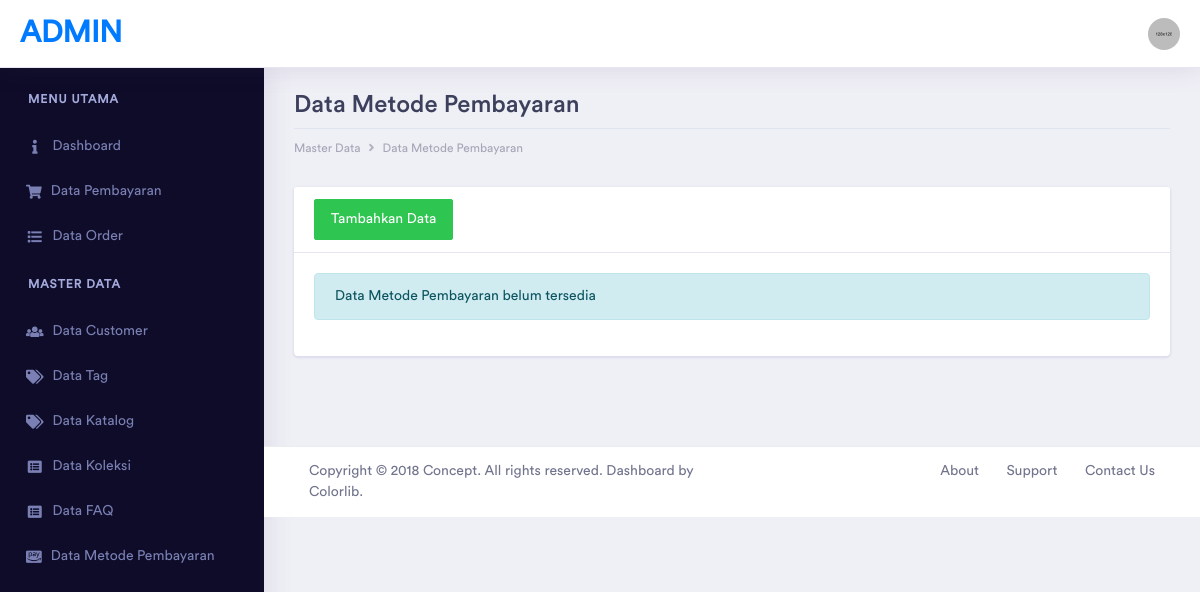
Page /index.php/methodpayment/list on the earlier database version.
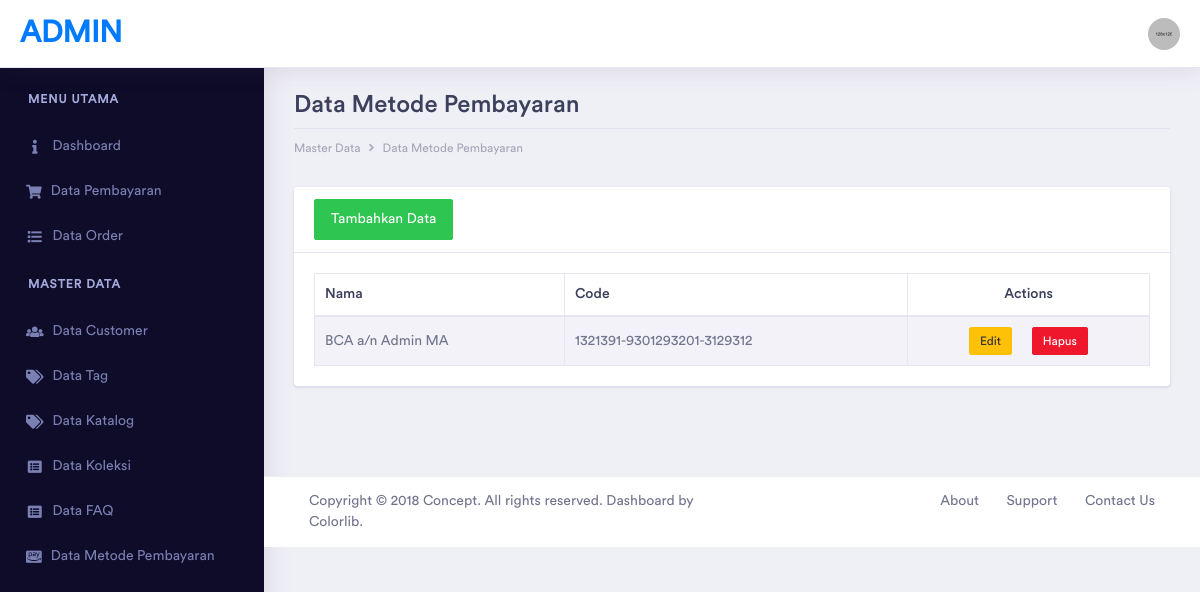
Same page on the later database version.
### tables this page shows
CREATE TABLE IF NOT EXISTS `paymentmethods` (
  `id` int(11) NOT NULL AUTO_INCREMENT,
  `code` varchar(255) DEFAULT NULL,
  `name` varchar(255) DEFAULT NULL,
  `description` text,
  PRIMARY KEY (`id`)
);

### application/controllers/MethodPayment.php (called while the page is built, shortened)
<?php
class MethodPayment extends CI_Controller
{
	public function __construct()
	{
		$this->load->model('MethodPayment_Model', 'MethodPayment');
	}
	public function list()
	{
		$data['title'] = "Metode Pembayaran";
		$data['methodPayments'] = $this->MethodPayment->getAll();
		$this->form_validation->set_rules('nama', 'Nama Metode Pembayaran', 'required|trim');
		$this->form_validation->set_rules('code', 'Kode', 'trim');
		if ($this->form_validation->run() == FALSE) {
			$this->load->view('templates/admin_header', $data);
			$this->load->view('admin/methodpayments');
			$this->load->view('templates/admin_footer');
		}
	}
}

### index.php (called while the page is built, shortened)
<?php
require_once BASEPATH.'core/CodeIgniter.php';

### application/models/MethodPayment_Model.php (called while the page is built, shortened)
<?php
class MethodPayment_Model extends CI_Model
{
	public function getAll()
	{
		return $this->db->get($this::TABLE)->result_object();
	}
}

### application/views/admin/methodpayments.php (the view, shortened to what this page needs)
<div class="container-fluid dashboard-content">
	<div class="row">
		<div class="col-xl-12 col-lg-12 col-md-12 col-sm-12 col-12">
			<div class="page-header">
				<h2 class="pageheader-title">Data Metode Pembayaran</h2>
				<div class="page-breadcrumb">
					<nav aria-label="breadcrumb">
						<ol class="breadcrumb">
							<li class="breadcrumb-item"><a href="#" class="breadcrumb-link">Master Data</a></li>
							<li class="breadcrumb-item"><a href="#" class="breadcrumb-link">Data Metode Pembayaran</a></li>
						</ol>
					</nav>
				</div>
			</div>
		</div>
	</div>
	<div class="row">
		<div class="col-xl-12 col-lg-12 col-md-12 col-sm-12 col-12">
			<div class="row">
				<div class="col-xl-12 col-lg-12 col-md-12 col-sm-12 col-12">
					<div class="card">
						<div class="card-header">
							<a href="<?php echo base_url('admin/methodPayments'); ?>" data-link="<?php echo base_url('admin/methodPayments'); ?>" class="btn btn-success" data-toggle="modal" id="tambahMethodPayments" data-target="#ModalMethodPayments">
								Tambahkan Data
							</a>
						</div>
						<div class="card-body">
							<?php if (empty($methodPayments)) : ?>
								<div class="alert alert-info">
									<p>Data Metode Pembayaran belum tersedia</p>
								</div>
							<?php else : ?>
								<div class="table-responsive">
									<table id="example" class="table table-striped table-bordered second" style="width:100%">
										<thead>
											<tr>
												<th>Nama</th>
												<th>Code</th>
												<th class="align-middle text-center">Actions</th>
											</tr>
										</thead>
										<tbody>
											<?php foreach ($methodPayments as $method) : ?>
												<tr>
													<td><?php echo $method->name; ?></td>
													<td><?php echo $method->code; ?></td>
													<td class="text-center">
														<a class="btn btn-xs btn-warning editMethod mr-3" href="<?php echo base_url('methodPayment/edit/') . $method->id; ?>" data-toggle="modal" data-target="#ModalMethodPayments" data-link="<?php echo base_url('methodPayment/edit/') . $method->id; ?>" data-id="<?php echo $method->id; ?>">Edit</a>
														<a class="btn btn-xs btn-danger" href="<?php echo base_url('methodPayment/delete/') . $method->id; ?>" onclick="return confirm('Apakah kamu yakin ingin menghapus data ini?')">Hapus</a>
													</td>
												</tr>
											<?php endforeach; ?>
										</tbody>
									</table>
								</div>
							<?php endif; ?>
						</div>
					</div>
				</div>
			</div>
		</div>
	</div>
</div>

Differences in the rows shown:
added paymentmethods: name "BCA a/n Admin MA", code "1321391-9301293201-3129312"
Other differences:
text no longer shown: "Data Metode Pembayaran belum tersedia"
text now shown: "Nama Code Actions"
